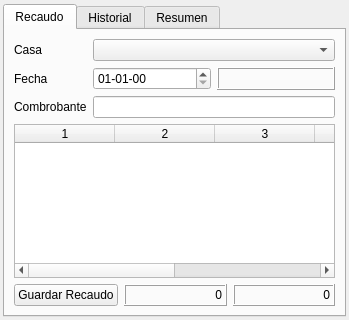
<?xml version="1.0" encoding="UTF-8"?>
<ui version="4.0">
 <class>CollectWindow</class>
 <widget class="QWidget" name="CollectWindow">
  <property name="geometry">
   <rect>
    <x>0</x>
    <y>0</y>
    <width>349</width>
    <height>320</height>
   </rect>
  </property>
  <property name="windowTitle">
   <string>Form</string>
  </property>
  <layout class="QVBoxLayout" name="verticalLayout">
   <property name="leftMargin">
    <number>3</number>
   </property>
   <property name="topMargin">
    <number>4</number>
   </property>
   <property name="rightMargin">
    <number>3</number>
   </property>
   <property name="bottomMargin">
    <number>3</number>
   </property>
   <item>
    <widget class="QTabWidget" name="tabWidget">
     <property name="currentIndex">
      <number>0</number>
     </property>
     <widget class="QWidget" name="tab_collect">
      <attribute name="title">
       <string>Recaudo</string>
      </attribute>
      <layout class="QVBoxLayout" name="verticalLayout_2">
       <item>
        <layout class="QFormLayout" name="formLayout">
         <item row="0" column="0">
          <widget class="QLabel" name="label_home">
           <property name="text">
            <string>Casa</string>
           </property>
          </widget>
         </item>
         <item row="0" column="1">
          <widget class="QComboBox" name="combobox_home"/>
         </item>
         <item row="1" column="0">
          <widget class="QLabel" name="label_date0">
           <property name="text">
            <string>Fecha</string>
           </property>
          </widget>
         </item>
         <item row="2" column="0">
          <widget class="QLabel" name="label_voucher">
           <property name="text">
            <string>Combrobante</string>
           </property>
          </widget>
         </item>
         <item row="2" column="1">
          <widget class="QLineEdit" name="lineedit_voucher"/>
         </item>
         <item row="1" column="1">
          <layout class="QHBoxLayout" name="horizontalLayout_2">
           <item>
            <widget class="QDateEdit" name="dateedit_date">
             <property name="displayFormat">
              <string>dd-MM-yy</string>
             </property>
            </widget>
           </item>
           <item>
            <widget class="QLabel" name="label_data">
             <property name="frameShape">
              <enum>QFrame::Box</enum>
             </property>
             <property name="frameShadow">
              <enum>QFrame::Raised</enum>
             </property>
             <property name="text">
              <string/>
             </property>
            </widget>
           </item>
          </layout>
         </item>
        </layout>
       </item>
       <item>
        <widget class="QTableWidget" name="table_detail">
         <property name="columnCount">
          <number>6</number>
         </property>
         <column/>
         <column/>
         <column/>
         <column/>
         <column/>
         <column/>
        </widget>
       </item>
       <item>
        <layout class="QHBoxLayout" name="horizontalLayout">
         <item>
          <widget class="QPushButton" name="button_save">
           <property name="text">
            <string>Guardar Recaudo</string>
           </property>
          </widget>
         </item>
         <item>
          <widget class="QLabel" name="label_debt">
           <property name="frameShape">
            <enum>QFrame::Box</enum>
           </property>
           <property name="frameShadow">
            <enum>QFrame::Raised</enum>
           </property>
           <property name="text">
            <string>0</string>
           </property>
           <property name="alignment">
            <set>Qt::AlignRight|Qt::AlignTrailing|Qt::AlignVCenter</set>
           </property>
          </widget>
         </item>
         <item>
          <widget class="QLabel" name="label_total">
           <property name="frameShape">
            <enum>QFrame::Box</enum>
           </property>
           <property name="frameShadow">
            <enum>QFrame::Raised</enum>
           </property>
           <property name="text">
            <string>0</string>
           </property>
           <property name="alignment">
            <set>Qt::AlignRight|Qt::AlignTrailing|Qt::AlignVCenter</set>
           </property>
          </widget>
         </item>
        </layout>
       </item>
      </layout>
     </widget>
     <widget class="QWidget" name="tab_history">
      <attribute name="title">
       <string>Historial</string>
      </attribute>
      <layout class="QVBoxLayout" name="verticalLayout_3">
       <item>
        <widget class="QLabel" name="label_owner">
         <property name="frameShape">
          <enum>QFrame::Box</enum>
         </property>
         <property name="frameShadow">
          <enum>QFrame::Raised</enum>
         </property>
         <property name="text">
          <string/>
         </property>
         <property name="alignment">
          <set>Qt::AlignCenter</set>
         </property>
        </widget>
       </item>
       <item>
        <widget class="QTableWidget" name="table_history">
         <property name="rowCount">
          <number>0</number>
         </property>
         <property name="columnCount">
          <number>5</number>
         </property>
         <column/>
         <column/>
         <column/>
         <column/>
         <column/>
        </widget>
       </item>
      </layout>
     </widget>
     <widget class="QWidget" name="tab_summary">
      <attribute name="title">
       <string>Resumen</string>
      </attribute>
      <layout class="QVBoxLayout" name="verticalLayout_4">
       <item>
        <widget class="QTableWidget" name="table_summary">
         <property name="columnCount">
          <number>2</number>
         </property>
         <column/>
         <column/>
        </widget>
       </item>
      </layout>
     </widget>
    </widget>
   </item>
  </layout>
 </widget>
 <resources/>
 <connections/>
</ui>
